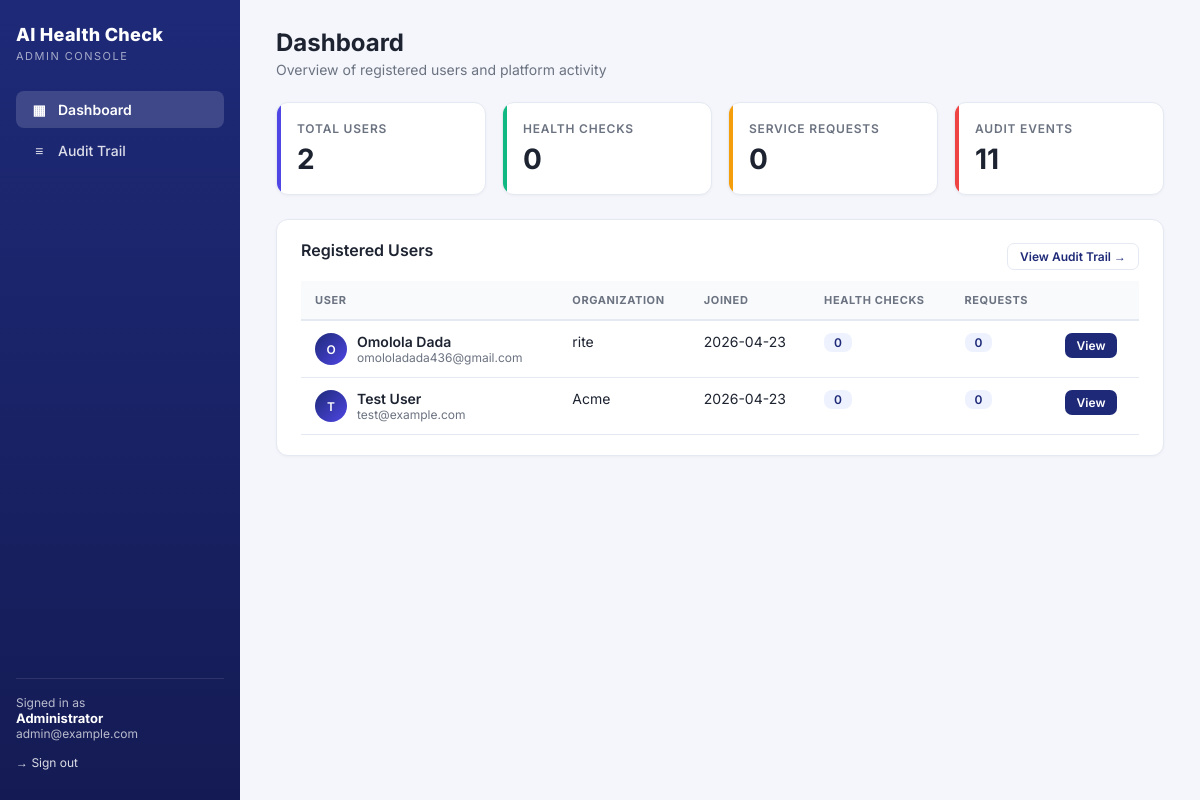
The app's page /admin/dashboard (signed in), older data.
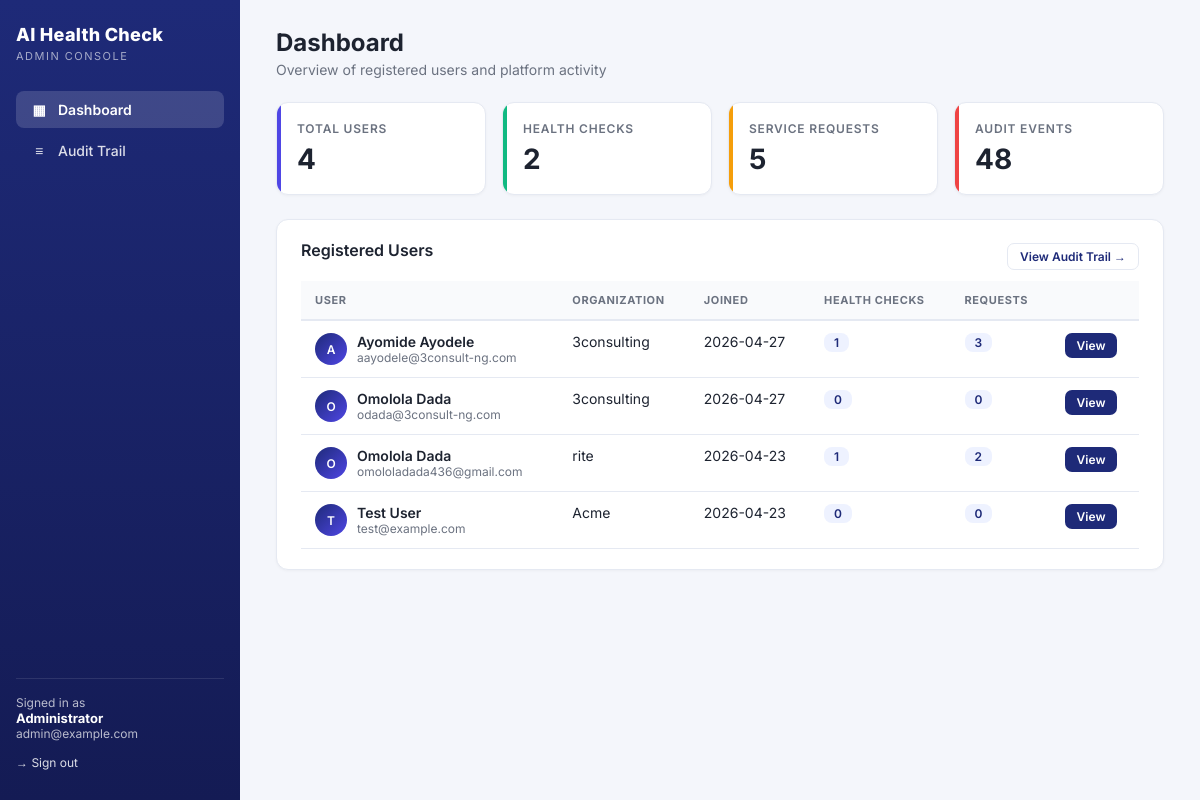
The same page, newer data.
### tables this page shows
CREATE TABLE users (
            id INTEGER PRIMARY KEY AUTOINCREMENT,
            name TEXT NOT NULL,
            email TEXT NOT NULL UNIQUE,
            password TEXT NOT NULL,
            organization TEXT NOT NULL,
            date_joined TEXT
        );

### main.py (the view)
@app.route('/admin/dashboard')
@admin_required
def admin_dashboard():
    conn = sqlite3.connect(DB_NAME)
    c = conn.cursor()
    c.execute('''
        SELECT u.id, u.name, u.email, u.organization, u.date_joined,
               (SELECT COUNT(*) FROM health_check_results h WHERE h.user_id = u.id),
               (SELECT COUNT(*) FROM upgrade_requests r WHERE r.user_id = u.id)
        FROM users u
        ORDER BY u.date_joined DESC
    ''')
    users = c.fetchall()
    c.execute('SELECT COUNT(*) FROM users')
    total_users = c.fetchone()[0]
    c.execute('SELECT COUNT(*) FROM health_check_results')
    total_checks = c.fetchone()[0]
    c.execute('SELECT COUNT(*) FROM upgrade_requests')
    total_requests = c.fetchone()[0]
    c.execute('SELECT COUNT(*) FROM audit_logs')
    total_audit = c.fetchone()[0]
    stats = {
        'users': total_users,
        'checks': total_checks,
        'requests': total_requests,
        'audit': total_audit,
    }
    conn.close()
    return render_template('admin_dashboard.html', users=users, stats=stats,
                           admin_name=session.get('admin_name'))

### main.py (called while the page is built)
def admin_required(f):
    @wraps(f)
    def wrapper(*args, **kwargs):
        if not session.get('admin_id'):
            return redirect(url_for('admin_login'))
        return f(*args, **kwargs)
    return wrapper

### templates/admin_dashboard.html (shortened to what this page needs)
{% extends "admin_base.html" %}
{% set active = 'dashboard' %}
{% block content %}
<div class="page-head">
    <div>
        <h1>Dashboard</h1>
        <p>Overview of registered users and platform activity</p>
    </div>
</div>
<div class="stats">
    <div class="stat users">
        <div class="label">Total Users</div>
        <div class="value">{{ stats.users }}</div>
    </div>
    <div class="stat checks">
        <div class="label">Health Checks</div>
        <div class="value">{{ stats.checks }}</div>
    </div>
    <div class="stat requests">
        <div class="label">Service Requests</div>
        <div class="value">{{ stats.requests }}</div>
    </div>
    <div class="stat audit">
        <div class="label">Audit Events</div>
        <div class="value">{{ stats.audit }}</div>
    </div>
</div>
<div class="card">
    <div style="display:flex; justify-content:space-between; align-items:center; margin-bottom:8px;">
        <h2>Registered Users</h2>
        <a href="{{ url_for('admin_audit') }}" class="btn secondary sm">View Audit Trail →</a>
    </div>
    {% if users %}
    <div class="table-wrap">
    <table class="tbl">
        <thead>
            <tr>
                <th>User</th>
                <th>Organization</th>
                <th>Joined</th>
                <th>Health Checks</th>
                <th>Requests</th>
                <th></th>
            </tr>
        </thead>
        <tbody>
        {% for u in users %}
            <tr>
                <td>
                    <div class="user-cell">
                        <span class="avatar">{{ u[1][:1]|upper if u[1] else '?' }}</span>
                        <div>
                            <div class="name">{{ u[1] }}</div>
                            <div class="sub">{{ u[2] }}</div>
                        </div>
                    </div>
                </td>
                <td>{{ u[3] }}</td>
                <td>{{ u[4][:10] if u[4] else '-' }}</td>
                <td><span class="pill">{{ u[5] }}</span></td>
                <td><span class="pill">{{ u[6] }}</span></td>
                <td><a class="btn sm" href="{{ url_for('admin_user_detail', user_id=u[0]) }}">View</a></td>
            </tr>
        {% endfor %}
        </tbody>
    </table>
    </div>
    {% else %}
        <div class="empty">
            <div class="ico">👥</div>
            <p>No users have registered yet.</p>
        </div>
    {% endif %}
</div>
{% endblock %}

### templates/admin_base.html (shortened to what this page needs)
<!DOCTYPE html>
<html lang="en">
<head>
</head>
<body>
{% if session.get('admin_id') %}
<div class="layout">
    <aside class="sidebar">
        <div class="brand">AI Health Check</div>
        <div class="brand-sub">Admin Console</div>
        <nav class="nav">
            <a href="{{ url_for('admin_dashboard') }}" class="{% if active=='dashboard' %}active{% endif %}">
                <span class="icon">▦</span> Dashboard
            </a>
            <a href="{{ url_for('admin_audit') }}" class="{% if active=='audit' %}active{% endif %}">
                <span class="icon">≡</span> Audit Trail
            </a>
        </nav>
        <div class="sidebar-footer">
            <div class="me">
                Signed in as
                <strong>{{ session.get('admin_name') }}</strong>
                {{ session.get('admin_email') }}
            </div>
            <a href="{{ url_for('admin_logout') }}">→ Sign out</a>
        </div>
    </aside>
    <main class="main">
        {% block content %}{% endblock %}
    </main>
</div>
{% else %}
{% block auth %}{% endblock %}
{% endif %}
</body>
</html>

### templates/admin_base.html (style rules this page uses)
:root { --primary: #1e2a78; --primary-dark: #141b54; --accent: #ffb347; --accent-dark: #ff9e1b; --bg: #f4f6fb; --card: #ffffff; --text: #1d2330; --muted: #6b7280; --border: #e5e9f2; --success: #10b981; --danger: #ef4444; --warning: #f59e0b; }
* { box-sizing: border-box; }
body { margin: 0; font-family: 'Inter', system-ui, sans-serif; background: var(--bg); color: var(--text); font-size: 14px; }
a { color: var(--primary); text-decoration: none; }
.layout { display: flex; min-height: 100vh; }
.sidebar { width: 240px; background: linear-gradient(180deg, var(--primary) 0%, var(--primary-dark) 100%); color: #fff; padding: 24px 16px; flex-shrink: 0; display: flex; flex-direction: column; }
.brand { font-size: 18px; font-weight: 800; margin-bottom: 4px; letter-spacing: 0.3px; }
.brand-sub { font-size: 11px; text-transform: uppercase; letter-spacing: 1.5px; color: rgba(255,255,255,0.6); margin-bottom: 28px; }
.nav { display: flex; flex-direction: column; gap: 4px; flex: 1; }
.nav a { color: rgba(255,255,255,0.85); padding: 10px 14px; border-radius: 8px; font-weight: 500; display: flex; align-items: center; gap: 10px; transition: background 0.15s, color 0.15s; }
.nav a.active { background: rgba(255,255,255,0.15); color: #fff; font-weight: 600; }
.nav .icon { width: 18px; display: inline-block; text-align: center; }
.sidebar-footer { margin-top: auto; padding-top: 16px; border-top: 1px solid rgba(255,255,255,0.1); font-size: 12px; }
.sidebar-footer .me { color: rgba(255,255,255,0.7); margin-bottom: 8px; }
.sidebar-footer .me strong { color: #fff; display: block; font-size: 13px; }
.sidebar-footer a { color: rgba(255,255,255,0.85); display: inline-block; padding: 6px 0; }
.main { flex: 1; padding: 28px 36px; min-width: 0; }
.page-head { display: flex; justify-content: space-between; align-items: end; margin-bottom: 24px; flex-wrap: wrap; gap: 12px; }
.page-head h1 { margin: 0 0 4px; font-size: 24px; font-weight: 700; }
.page-head p { margin: 0; color: var(--muted); }
.card { background: var(--card); border-radius: 12px; box-shadow: 0 1px 3px rgba(0,0,0,0.04); border: 1px solid var(--border); padding: 20px 24px; margin-bottom: 20px; }
.card h2 { margin-top: 0; font-size: 16px; font-weight: 600; }
.stats { display: grid; grid-template-columns: repeat(auto-fit, minmax(180px, 1fr)); gap: 16px; margin-bottom: 24px; }
.stat { background: var(--card); border-radius: 12px; padding: 18px 20px; border: 1px solid var(--border); box-shadow: 0 1px 3px rgba(0,0,0,0.04); position: relative; overflow: hidden; }
.stat::before { content: ''; position: absolute; top: 0; left: 0; bottom: 0; width: 4px; background: var(--accent); }
.stat.users::before { background: #4f46e5; }
.stat.checks::before { background: #10b981; }
.stat.requests::before { background: #f59e0b; }
.stat.audit::before { background: #ef4444; }
.stat .label { color: var(--muted); font-size: 12px; text-transform: uppercase; letter-spacing: 0.8px; font-weight: 600; }
.stat .value { font-size: 28px; font-weight: 700; margin-top: 6px; }
.table-wrap { overflow-x: auto; }
table.tbl { width: 100%; border-collapse: collapse; }
table.tbl th, table.tbl td { text-align: left; padding: 12px 14px; border-bottom: 1px solid var(--border); vertical-align: top; }
table.tbl thead th { background: #f9fafc; font-size: 11px; font-weight: 700; text-transform: uppercase; letter-spacing: 0.6px; color: var(--muted); border-bottom: 2px solid var(--border); }
.avatar { display: inline-flex; width: 32px; height: 32px; border-radius: 50%; background: linear-gradient(135deg, var(--primary), #4f46e5); color: #fff; align-items: center; justify-content: center; font-weight: 600; font-size: 12px; margin-right: 10px; vertical-align: middle; }
.user-cell { display: flex; align-items: center; }
.user-cell .name { font-weight: 600; }
.user-cell .sub { color: var(--muted); font-size: 12px; }
.pill { background: #eef2ff; color: var(--primary); border-radius: 8px; padding: 2px 10px; font-weight: 600; font-size: 12px; }
.btn { display: inline-block; padding: 8px 16px; background: var(--primary); color: #fff; border: none; border-radius: 7px; font-weight: 600; font-size: 13px; cursor: pointer; font-family: inherit; transition: background 0.15s, transform 0.05s; }
.btn.secondary { background: #fff; color: var(--primary); border: 1px solid var(--border); }
.btn.sm { padding: 5px 12px; font-size: 12px; }

Row changes from the older to the newer data that the page shows:
added users: name "A", name "Ayomide Ayodele", email "aayodele@3consult-ng.com", organization "3consulting", date_joined "2026-04-27", u "1", u "3"
added users: name "O", name "Omolola Dada", email "odada@3consult-ng.com", organization "3consulting", date_joined "2026-04-27", u "0"
computed for users "rite": id "0" → "1"; u "0" → "2"
Text that changed along with them:
{{ stats.users }}: "2" → "4"
{{ stats.checks }}: "0" → "2"
{{ stats.requests }}: "0" → "5"
{{ stats.audit }}: "11" → "48"
